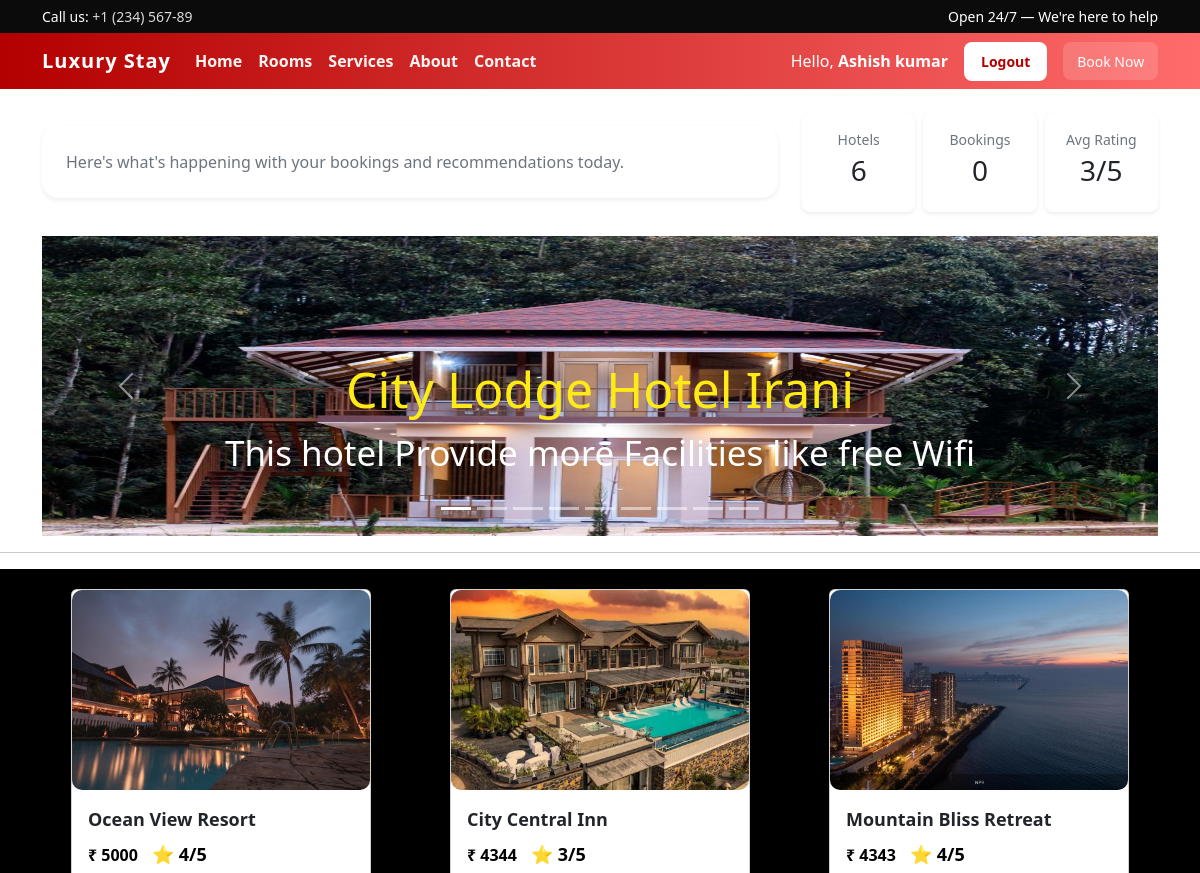
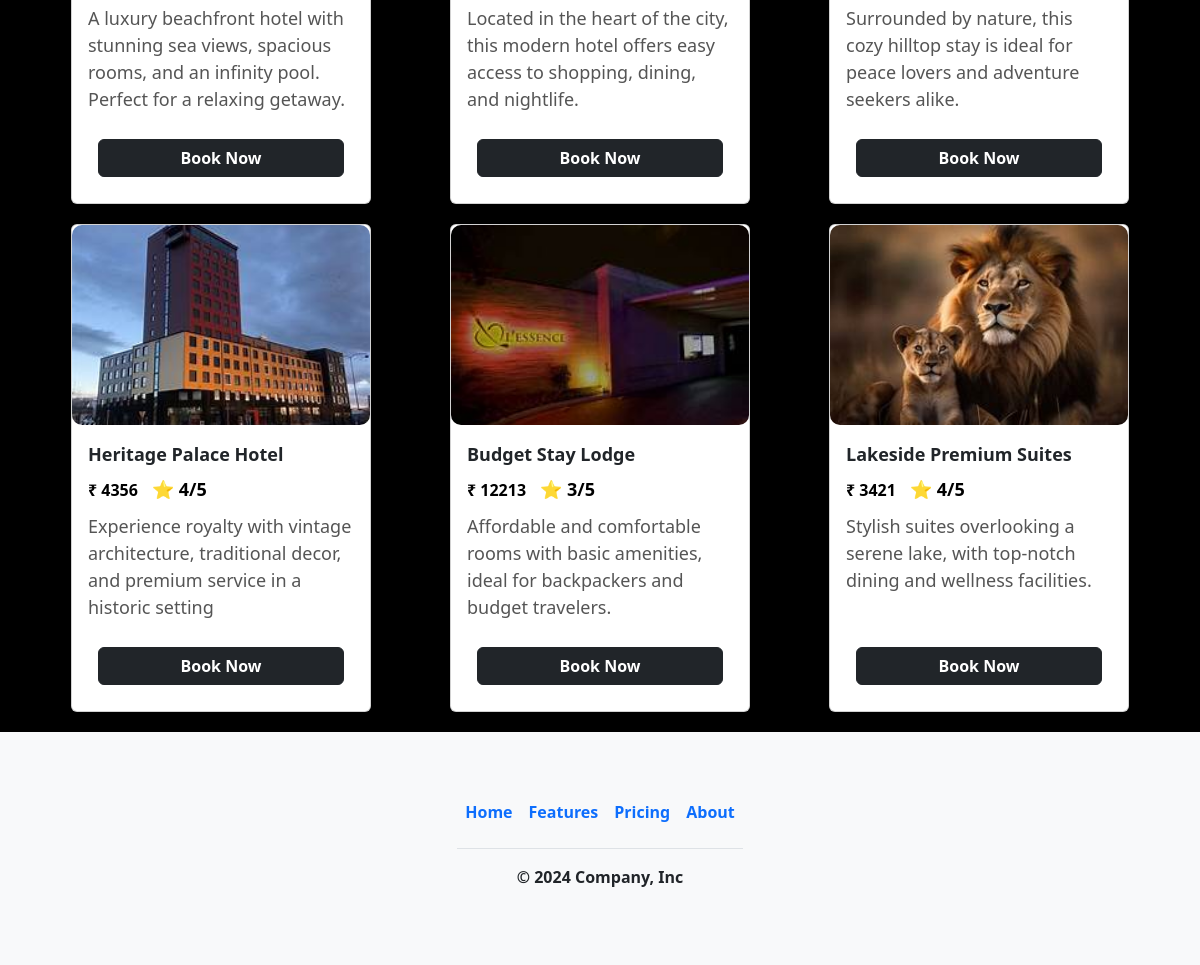
Page /Dashboard/ (signed in) on the committed database (2 pictures, top to bottom).
### Carasoul/models.py (models this page shows)
class Carasoul(models.Model):
  image=models.ImageField()
  heading=models.CharField(max_length=300)
  description=models.TextField(max_length=1000)

### HotelList/models.py (models this page shows)
class HotelList(models.Model):
    image=models.ImageField()
    header=models.CharField(max_length=100)
    price=models.IntegerField()
    rating=models.IntegerField()
    facility=models.CharField(max_length=200)
    des=models.TextField(max_length=500)

### ProjectAsh/views.py (the view)
# urls.py: path('Dashboard/',Dashboard),
def Dashboard(request):
    hotel = HotelList.objects.all()
    carasoul = Carasoul.objects.all()
    total_hotels = hotel.count()
    total_bookings = BookHotel.objects.count()
    avg_rating = 0
    if total_hotels:
        avg_rating = int(sum(h.rating for h in hotel) / total_hotels)
    return render(request, "Dashboard.html", {
        "hotel": hotel,
        "carasoul": carasoul,
        "total_hotels": total_hotels,
        "total_bookings": total_bookings,
        "avg_rating": avg_rating,
    })

### templates/Dashboard.html (shortened to what this page needs)
{%load static%} {%include 'Header.html'%}
<!DOCTYPE html>
<html lang="en">
  <head>
    <link rel="stylesheet" href="{% static '' %}" />
  </head>
  <body>
    <div class="container mt-4">
      <div class="row align-items-center mb-4">
        <div class="col-md-8">
          <div class="p-4 bg-white rounded-4 shadow-sm hero-card">
            <p class="muted mb-0">
              Here's what's happening with your bookings and recommendations
              today.
            </p>
          </div>
        </div>
        <div class="col-md-4">
          <div class="d-flex gap-2">
            <div class="p-3 bg-white rounded-3 shadow-sm text-center w-100">
              <div class="small muted">Hotels</div>
              <div class="h3 mt-1">{{ total_hotels }}</div>
            </div>
            <div class="p-3 bg-white rounded-3 shadow-sm text-center w-100">
              <div class="small muted">Bookings</div>
              <div class="h3 mt-1">{{ total_bookings }}</div>
            </div>
            <div class="p-3 bg-white rounded-3 shadow-sm text-center w-100">
              <div class="small muted">Avg Rating</div>
              <div class="h3 mt-1">{{ avg_rating }}/5</div>
            </div>
          </div>
        </div>
      </div>
      <div
        id="carouselExampleCaptions"
        class="carousel slide"
        data-bs-ride="carousel"
      >
        <div class="carousel-indicators">
          {% for c in carasoul %}
          <button
            type="button"
            data-bs-target="#carouselExampleCaptions"
            data-bs-slide-to="{{ forloop.counter0 }}"
            class="{% if forloop.first %}active{% endif %}"
            aria-current="{% if forloop.first %}true{% endif %}"
            aria-label="Slide {{ forloop.counter }}"
          ></button>
          {% endfor %}
        </div>
        <div class="carousel-inner">
          {% for c in carasoul %}
          <div class="carousel-item {% if forloop.first %}active{% endif %}">
            <img
              src="/media/{{ c.image }}"
              style="width: 100%; height: 300px"
              alt="..."
            />
            <div class="carousel-caption d-none d-md-block">
              <h5 style="font-size: 50px; color: rgb(254, 235, 22)">
                {{ c.heading }}
              </h5>
              <p style="font-size: 35px">{{ c.description }}</p>
            </div>
          </div>
          {% endfor %}
        </div>
        <button
          class="carousel-control-prev"
          type="button"
          data-bs-target="#carouselExampleCaptions"
          data-bs-slide="prev"
        >
          <span class="carousel-control-prev-icon" aria-hidden="true"></span>
        </button>
        <button
          class="carousel-control-next"
          type="button"
          data-bs-target="#carouselExampleCaptions"
          data-bs-slide="next"
        >
          <span class="carousel-control-next-icon" aria-hidden="true"></span>
        </button>
      </div>
    </div>
    <hr />
    <div class="container-fluid">
      {% for h in hotel %}
      <div class="card developer-card">
        <img src="/media/{{ h.image }}" alt="Hotel Image" />
        <div class="card-body">
          <p class="card-title">{{ h.header }}</p>
          <div>
            <span class="card-price">₹ {{ h.price }}</span>
            <span class="card-rating">⭐ {{ h.rating }}/5</span>
          </div>
          <p class="card-facility">{{ h.des }}</p>
          <div class="bottom">
            <a href="/BookNow" style="text-decoration: none">
              <button class="btn btn-dark">Book Now</button>
            </a>
          </div>
        </div>
      </div>
      {% endfor %}
    </div>
  </body>
</html>
{%include 'Footer.html'%}

### static/css/style.css (style rules this page uses)
:root { --brand: #b30000; --accent: #ff6b6b; --muted: #6c757d; --card-shadow: 0 8px 24px rgba(0, 0, 0, 0.12); }
.hero-card { background: rgba(255, 255, 255, 0.92); padding: 2.2rem; border-radius: 14px; box-shadow: var(--card-shadow); }
@media (min-width: 1200px) { .hero-card { padding: 3rem; } }
.muted { color: var(--muted); }

### templates/Dashboard.html (style rules this page uses)
.container-fluid { display: flex; flex-wrap: wrap; justify-content: space-evenly; gap: 20px; padding: 20px; background-color: black; }
.developer-card { width: 300px; display: flex; flex-direction: column; border: 1px solid #ddd; border-radius: 10px; overflow: hidden; box-shadow: 0px 4px 8px rgba(0, 0, 0, 0.1); transition: transform 0.3s ease-in-out; }
.developer-card img { width: 100%; height: 200px; object-fit: cover; border-radius: 10px; }
.card-body { flex-grow: 1; padding: 15px; display: flex; flex-direction: column; }
.card-title { font-size: 18px; font-weight: bold; margin-bottom: 5px; }
.card-price { font-size: 16px; font-weight: bold; color: black; }
.card-rating { font-size: 18px; color: black; font-weight: bold; margin-left: 10px; }
.card-facility { font-size: 18px; color: #555; margin-top: 10px; }
.bottom { margin-top: auto; text-align: center; padding: 10px; }
.bottom .btn { width: 100%; font-size: 16px; font-weight: bold; }

### rows in the picture
Carasoul: image (picture), heading "City Lodge Hotel Irani", description "This hotel Provide more Facilities like free Wifi"
HotelList: image (picture), header "Ocean View Resort", price "5000", rating "4", des "A luxury beachfront hotel with stunning sea views, spacious rooms, and an infinity pool. Perfect for a relaxing getaway."
HotelList: image (picture), header "City Central Inn", price "4344", rating "3", des "Located in the heart of the city, this modern hotel offers easy access to shopping, dining, and nightlife."
HotelList: image (picture), header "Mountain Bliss Retreat", price "4343", rating "4", des "Surrounded by nature, this cozy hilltop stay is ideal for peace lovers and adventure seekers alike."
HotelList: image (picture), header "Heritage Palace Hotel", price "4356", rating "4", des "Experience royalty with vintage architecture, traditional decor, and premium service in a historic setting"
HotelList: image (picture), header "Budget Stay Lodge", price "12213", rating "3", des "Affordable and comfortable rooms with basic amenities, ideal for backpackers and budget travelers."
HotelList: image (picture), header "Lakeside Premium Suites", price "3421", rating "4", des "Stylish suites overlooking a serene lake, with top-notch dining and wellness facilities."

### other values in the picture
{{ request.session.user_name }} "Ashish kumar"
{{ total_hotels }} "6"
{{ total_bookings }} "0"
{{ avg_rating }} "3"
